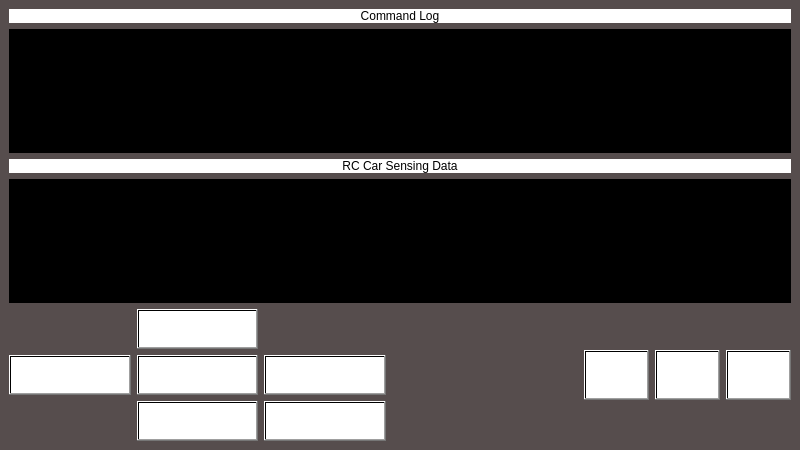
<?xml version="1.0" encoding="UTF-8"?>
<ui version="4.0">
 <class>MainWindow</class>
 <widget class="QMainWindow" name="MainWindow">
  <property name="geometry">
   <rect>
    <x>0</x>
    <y>0</y>
    <width>800</width>
    <height>450</height>
   </rect>
  </property>
  <property name="sizePolicy">
   <sizepolicy hsizetype="Preferred" vsizetype="Preferred">
    <horstretch>0</horstretch>
    <verstretch>0</verstretch>
   </sizepolicy>
  </property>
  <property name="windowTitle">
   <string>RC Car </string>
  </property>
  <property name="windowIcon">
   <iconset>
    <normaloff>../img/lecturer_16.ico</normaloff>../img/lecturer_16.ico</iconset>
  </property>
  <property name="styleSheet">
   <string notr="true">background-color: rgb(86, 77, 77);
</string>
  </property>
  <property name="tabShape">
   <enum>QTabWidget::Rounded</enum>
  </property>
  <widget class="QWidget" name="centralwidget">
   <layout class="QHBoxLayout" name="horizontalLayout">
    <item>
     <layout class="QGridLayout" name="gridLayout_2">
      <item row="5" column="3">
       <layout class="QGridLayout" name="gridLayout">
        <item row="0" column="0">
         <widget class="QPushButton" name="btn_leftside">
          <property name="sizePolicy">
           <sizepolicy hsizetype="Preferred" vsizetype="Fixed">
            <horstretch>0</horstretch>
            <verstretch>0</verstretch>
           </sizepolicy>
          </property>
          <property name="minimumSize">
           <size>
            <width>65</width>
            <height>50</height>
           </size>
          </property>
          <property name="styleSheet">
           <string notr="true">background-color: qlineargradient(spread:pad, x1:0, y1:0, x2:1, y2:1, stop:0 rgba(255, 255, 255, 255), stop:1 rgba(255, 255, 255, 255));</string>
          </property>
          <property name="text">
           <string/>
          </property>
          <property name="icon">
           <iconset>
            <normaloff>../img/left.png</normaloff>../img/left.png</iconset>
          </property>
          <property name="iconSize">
           <size>
            <width>30</width>
            <height>30</height>
           </size>
          </property>
         </widget>
        </item>
        <item row="0" column="1">
         <widget class="QPushButton" name="btn_front">
          <property name="sizePolicy">
           <sizepolicy hsizetype="Preferred" vsizetype="Preferred">
            <horstretch>0</horstretch>
            <verstretch>0</verstretch>
           </sizepolicy>
          </property>
          <property name="minimumSize">
           <size>
            <width>65</width>
            <height>50</height>
           </size>
          </property>
          <property name="styleSheet">
           <string notr="true">background-color: qlineargradient(spread:pad, x1:0, y1:0, x2:1, y2:1, stop:0 rgba(255, 255, 255, 255), stop:1 rgba(255, 255, 255, 255));</string>
          </property>
          <property name="text">
           <string/>
          </property>
          <property name="icon">
           <iconset>
            <normaloff>../img/up-arrow.png</normaloff>../img/up-arrow.png</iconset>
          </property>
          <property name="iconSize">
           <size>
            <width>30</width>
            <height>30</height>
           </size>
          </property>
         </widget>
        </item>
        <item row="0" column="2">
         <widget class="QPushButton" name="btn_rightside">
          <property name="sizePolicy">
           <sizepolicy hsizetype="Preferred" vsizetype="Preferred">
            <horstretch>0</horstretch>
            <verstretch>0</verstretch>
           </sizepolicy>
          </property>
          <property name="minimumSize">
           <size>
            <width>65</width>
            <height>50</height>
           </size>
          </property>
          <property name="styleSheet">
           <string notr="true">background-color: qlineargradient(spread:pad, x1:0, y1:0, x2:1, y2:1, stop:0 rgba(255, 255, 255, 255), stop:1 rgba(255, 255, 255, 255));</string>
          </property>
          <property name="text">
           <string/>
          </property>
          <property name="icon">
           <iconset>
            <normaloff>../img/right.png</normaloff>../img/right.png</iconset>
          </property>
          <property name="iconSize">
           <size>
            <width>30</width>
            <height>30</height>
           </size>
          </property>
         </widget>
        </item>
       </layout>
      </item>
      <item row="0" column="0" colspan="4">
       <widget class="QLabel" name="label_command">
        <property name="sizePolicy">
         <sizepolicy hsizetype="Preferred" vsizetype="Fixed">
          <horstretch>0</horstretch>
          <verstretch>0</verstretch>
         </sizepolicy>
        </property>
        <property name="styleSheet">
         <string notr="true">background-color: rgb(255, 255, 255);</string>
        </property>
        <property name="text">
         <string>Command Log</string>
        </property>
        <property name="alignment">
         <set>Qt::AlignCenter</set>
        </property>
        <property name="textInteractionFlags">
         <set>Qt::NoTextInteraction</set>
        </property>
       </widget>
      </item>
      <item row="3" column="0" colspan="4">
       <widget class="QLabel" name="label_sensor">
        <property name="sizePolicy">
         <sizepolicy hsizetype="Preferred" vsizetype="Fixed">
          <horstretch>0</horstretch>
          <verstretch>0</verstretch>
         </sizepolicy>
        </property>
        <property name="styleSheet">
         <string notr="true">background-color: rgb(255, 255, 255);</string>
        </property>
        <property name="text">
         <string>RC Car Sensing Data</string>
        </property>
        <property name="alignment">
         <set>Qt::AlignCenter</set>
        </property>
       </widget>
      </item>
      <item row="5" column="2">
       <spacer name="horizontalSpacer">
        <property name="orientation">
         <enum>Qt::Horizontal</enum>
        </property>
        <property name="sizeType">
         <enum>QSizePolicy::Fixed</enum>
        </property>
        <property name="sizeHint" stdset="0">
         <size>
          <width>100</width>
          <height>20</height>
         </size>
        </property>
       </spacer>
      </item>
      <item row="5" column="0" colspan="2">
       <layout class="QGridLayout" name="gridLayout_3">
        <property name="sizeConstraint">
         <enum>QLayout::SetDefaultConstraint</enum>
        </property>
        <property name="verticalSpacing">
         <number>6</number>
        </property>
        <item row="1" column="0">
         <widget class="QPushButton" name="btn_left">
          <property name="sizePolicy">
           <sizepolicy hsizetype="Preferred" vsizetype="Preferred">
            <horstretch>0</horstretch>
            <verstretch>0</verstretch>
           </sizepolicy>
          </property>
          <property name="minimumSize">
           <size>
            <width>65</width>
            <height>40</height>
           </size>
          </property>
          <property name="styleSheet">
           <string notr="true">background-color: qlineargradient(spread:pad, x1:0, y1:0, x2:1, y2:1, stop:0 rgba(255, 255, 255, 255), stop:1 rgba(255, 255, 255, 255));</string>
          </property>
          <property name="text">
           <string/>
          </property>
          <property name="icon">
           <iconset>
            <normaloff>../img/back.png</normaloff>../img/back.png</iconset>
          </property>
          <property name="iconSize">
           <size>
            <width>30</width>
            <height>30</height>
           </size>
          </property>
         </widget>
        </item>
        <item row="1" column="2">
         <widget class="QPushButton" name="btn_right">
          <property name="sizePolicy">
           <sizepolicy hsizetype="Preferred" vsizetype="Preferred">
            <horstretch>0</horstretch>
            <verstretch>0</verstretch>
           </sizepolicy>
          </property>
          <property name="minimumSize">
           <size>
            <width>65</width>
            <height>40</height>
           </size>
          </property>
          <property name="styleSheet">
           <string notr="true">background-color: qlineargradient(spread:pad, x1:0, y1:0, x2:1, y2:1, stop:0 rgba(255, 255, 255, 255), stop:1 rgba(255, 255, 255, 255));</string>
          </property>
          <property name="text">
           <string/>
          </property>
          <property name="icon">
           <iconset>
            <normaloff>../img/next.png</normaloff>../img/next.png</iconset>
          </property>
          <property name="iconSize">
           <size>
            <width>30</width>
            <height>30</height>
           </size>
          </property>
         </widget>
        </item>
        <item row="0" column="1">
         <widget class="QPushButton" name="btn_go">
          <property name="sizePolicy">
           <sizepolicy hsizetype="Preferred" vsizetype="Preferred">
            <horstretch>0</horstretch>
            <verstretch>0</verstretch>
           </sizepolicy>
          </property>
          <property name="minimumSize">
           <size>
            <width>65</width>
            <height>40</height>
           </size>
          </property>
          <property name="styleSheet">
           <string notr="true">background-color: qlineargradient(spread:pad, x1:0, y1:0, x2:1, y2:1, stop:0 rgba(255, 255, 255, 255), stop:1 rgba(255, 255, 255, 255));</string>
          </property>
          <property name="text">
           <string/>
          </property>
          <property name="icon">
           <iconset>
            <normaloff>../img/up.png</normaloff>../img/up.png</iconset>
          </property>
          <property name="iconSize">
           <size>
            <width>30</width>
            <height>30</height>
           </size>
          </property>
         </widget>
        </item>
        <item row="2" column="1">
         <widget class="QPushButton" name="btn_back">
          <property name="sizePolicy">
           <sizepolicy hsizetype="Preferred" vsizetype="Preferred">
            <horstretch>0</horstretch>
            <verstretch>0</verstretch>
           </sizepolicy>
          </property>
          <property name="minimumSize">
           <size>
            <width>65</width>
            <height>40</height>
           </size>
          </property>
          <property name="styleSheet">
           <string notr="true">background-color: qlineargradient(spread:pad, x1:0, y1:0, x2:1, y2:1, stop:0 rgba(255, 255, 255, 255), stop:1 rgba(255, 255, 255, 255));</string>
          </property>
          <property name="text">
           <string/>
          </property>
          <property name="icon">
           <iconset>
            <normaloff>../img/down.png</normaloff>../img/down.png</iconset>
          </property>
          <property name="iconSize">
           <size>
            <width>30</width>
            <height>30</height>
           </size>
          </property>
         </widget>
        </item>
        <item row="1" column="1">
         <widget class="QPushButton" name="btn_mid">
          <property name="sizePolicy">
           <sizepolicy hsizetype="Preferred" vsizetype="Preferred">
            <horstretch>0</horstretch>
            <verstretch>0</verstretch>
           </sizepolicy>
          </property>
          <property name="minimumSize">
           <size>
            <width>65</width>
            <height>40</height>
           </size>
          </property>
          <property name="styleSheet">
           <string notr="true">background-color: qlineargradient(spread:pad, x1:0, y1:0, x2:1, y2:1, stop:0 rgba(255, 255, 255, 255), stop:1 rgba(255, 255, 255, 255));</string>
          </property>
          <property name="text">
           <string/>
          </property>
          <property name="icon">
           <iconset>
            <normaloff>../img/center-align.png</normaloff>../img/center-align.png</iconset>
          </property>
          <property name="iconSize">
           <size>
            <width>30</width>
            <height>30</height>
           </size>
          </property>
         </widget>
        </item>
        <item row="2" column="2">
         <widget class="QPushButton" name="btn_stop">
          <property name="sizePolicy">
           <sizepolicy hsizetype="Preferred" vsizetype="Preferred">
            <horstretch>0</horstretch>
            <verstretch>0</verstretch>
           </sizepolicy>
          </property>
          <property name="minimumSize">
           <size>
            <width>65</width>
            <height>40</height>
           </size>
          </property>
          <property name="styleSheet">
           <string notr="true">background-color: qlineargradient(spread:pad, x1:0, y1:0, x2:1, y2:1, stop:0 rgba(255, 255, 255, 255), stop:1 rgba(255, 255, 255, 255));</string>
          </property>
          <property name="text">
           <string/>
          </property>
          <property name="icon">
           <iconset>
            <normaloff>../img/stop.png</normaloff>../img/stop.png</iconset>
          </property>
          <property name="iconSize">
           <size>
            <width>30</width>
            <height>30</height>
           </size>
          </property>
         </widget>
        </item>
       </layout>
      </item>
      <item row="2" column="0" colspan="4">
       <widget class="QTextEdit" name="text_command">
        <property name="styleSheet">
         <string notr="true">background-color: rgb(0, 0, 0);</string>
        </property>
       </widget>
      </item>
      <item row="4" column="0" colspan="4">
       <widget class="QTextEdit" name="text_sensing">
        <property name="styleSheet">
         <string notr="true">background-color: rgb(0, 0, 0);</string>
        </property>
       </widget>
      </item>
     </layout>
    </item>
   </layout>
  </widget>
 </widget>
 <resources/>
 <connections>
  <connection>
   <sender>btn_go</sender>
   <signal>clicked()</signal>
   <receiver>MainWindow</receiver>
   <slot>clickedGo()</slot>
   <hints>
    <hint type="sourcelabel">
     <x>274</x>
     <y>582</y>
    </hint>
    <hint type="destinationlabel">
     <x>311</x>
     <y>495</y>
    </hint>
   </hints>
  </connection>
  <connection>
   <sender>btn_back</sender>
   <signal>clicked()</signal>
   <receiver>MainWindow</receiver>
   <slot>clickedBack()</slot>
   <hints>
    <hint type="sourcelabel">
     <x>274</x>
     <y>694</y>
    </hint>
    <hint type="destinationlabel">
     <x>311</x>
     <y>530</y>
    </hint>
   </hints>
  </connection>
  <connection>
   <sender>btn_stop</sender>
   <signal>clicked()</signal>
   <receiver>MainWindow</receiver>
   <slot>clickedStop()</slot>
   <hints>
    <hint type="sourcelabel">
     <x>409</x>
     <y>694</y>
    </hint>
    <hint type="destinationlabel">
     <x>156</x>
     <y>673</y>
    </hint>
   </hints>
  </connection>
  <connection>
   <sender>btn_mid</sender>
   <signal>clicked()</signal>
   <receiver>MainWindow</receiver>
   <slot>clickedMid()</slot>
   <hints>
    <hint type="sourcelabel">
     <x>274</x>
     <y>638</y>
    </hint>
    <hint type="destinationlabel">
     <x>441</x>
     <y>667</y>
    </hint>
   </hints>
  </connection>
  <connection>
   <sender>btn_left</sender>
   <signal>pressed()</signal>
   <receiver>MainWindow</receiver>
   <slot>left_pressed()</slot>
   <hints>
    <hint type="sourcelabel">
     <x>139</x>
     <y>638</y>
    </hint>
    <hint type="destinationlabel">
     <x>12</x>
     <y>539</y>
    </hint>
   </hints>
  </connection>
  <connection>
   <sender>btn_left</sender>
   <signal>released()</signal>
   <receiver>MainWindow</receiver>
   <slot>left_released()</slot>
   <hints>
    <hint type="sourcelabel">
     <x>139</x>
     <y>638</y>
    </hint>
    <hint type="destinationlabel">
     <x>9</x>
     <y>575</y>
    </hint>
   </hints>
  </connection>
  <connection>
   <sender>btn_right</sender>
   <signal>pressed()</signal>
   <receiver>MainWindow</receiver>
   <slot>right_pressed()</slot>
   <hints>
    <hint type="sourcelabel">
     <x>409</x>
     <y>638</y>
    </hint>
    <hint type="destinationlabel">
     <x>435</x>
     <y>551</y>
    </hint>
   </hints>
  </connection>
  <connection>
   <sender>btn_right</sender>
   <signal>released()</signal>
   <receiver>MainWindow</receiver>
   <slot>right_released()</slot>
   <hints>
    <hint type="sourcelabel">
     <x>408</x>
     <y>592</y>
    </hint>
    <hint type="destinationlabel">
     <x>436</x>
     <y>596</y>
    </hint>
   </hints>
  </connection>
  <connection>
   <sender>btn_leftside</sender>
   <signal>pressed()</signal>
   <receiver>MainWindow</receiver>
   <slot>LeftsidePress()</slot>
   <hints>
    <hint type="sourcelabel">
     <x>539</x>
     <y>637</y>
    </hint>
    <hint type="destinationlabel">
     <x>494</x>
     <y>694</y>
    </hint>
   </hints>
  </connection>
  <connection>
   <sender>btn_leftside</sender>
   <signal>released()</signal>
   <receiver>MainWindow</receiver>
   <slot>LeftsideRelease()</slot>
   <hints>
    <hint type="sourcelabel">
     <x>575</x>
     <y>619</y>
    </hint>
    <hint type="destinationlabel">
     <x>557</x>
     <y>689</y>
    </hint>
   </hints>
  </connection>
  <connection>
   <sender>btn_front</sender>
   <signal>pressed()</signal>
   <receiver>MainWindow</receiver>
   <slot>FrontPress()</slot>
   <hints>
    <hint type="sourcelabel">
     <x>670</x>
     <y>620</y>
    </hint>
    <hint type="destinationlabel">
     <x>621</x>
     <y>677</y>
    </hint>
   </hints>
  </connection>
  <connection>
   <sender>btn_front</sender>
   <signal>released()</signal>
   <receiver>MainWindow</receiver>
   <slot>FrontRelease()</slot>
   <hints>
    <hint type="sourcelabel">
     <x>692</x>
     <y>618</y>
    </hint>
    <hint type="destinationlabel">
     <x>700</x>
     <y>679</y>
    </hint>
   </hints>
  </connection>
  <connection>
   <sender>btn_rightside</sender>
   <signal>pressed()</signal>
   <receiver>MainWindow</receiver>
   <slot>RightsidePress()</slot>
   <hints>
    <hint type="sourcelabel">
     <x>805</x>
     <y>614</y>
    </hint>
    <hint type="destinationlabel">
     <x>765</x>
     <y>648</y>
    </hint>
   </hints>
  </connection>
  <connection>
   <sender>btn_rightside</sender>
   <signal>released()</signal>
   <receiver>MainWindow</receiver>
   <slot>RightsideRelease()</slot>
   <hints>
    <hint type="sourcelabel">
     <x>842</x>
     <y>628</y>
    </hint>
    <hint type="destinationlabel">
     <x>865</x>
     <y>662</y>
    </hint>
   </hints>
  </connection>
 </connections>
 <slots>
  <slot>clickedGo()</slot>
  <slot>clickedBack()</slot>
  <slot>left_pressed()</slot>
  <slot>left_released()</slot>
  <slot>right_pressed()</slot>
  <slot>right_released()</slot>
  <slot>clickedStop()</slot>
  <slot>clickedMid()</slot>
  <slot>LeftsidePress()</slot>
  <slot>LeftsideRelease()</slot>
  <slot>FrontRelease()</slot>
  <slot>FrontPress()</slot>
  <slot>RightsidePress()</slot>
  <slot>RightsideRelease()</slot>
 </slots>
</ui>
